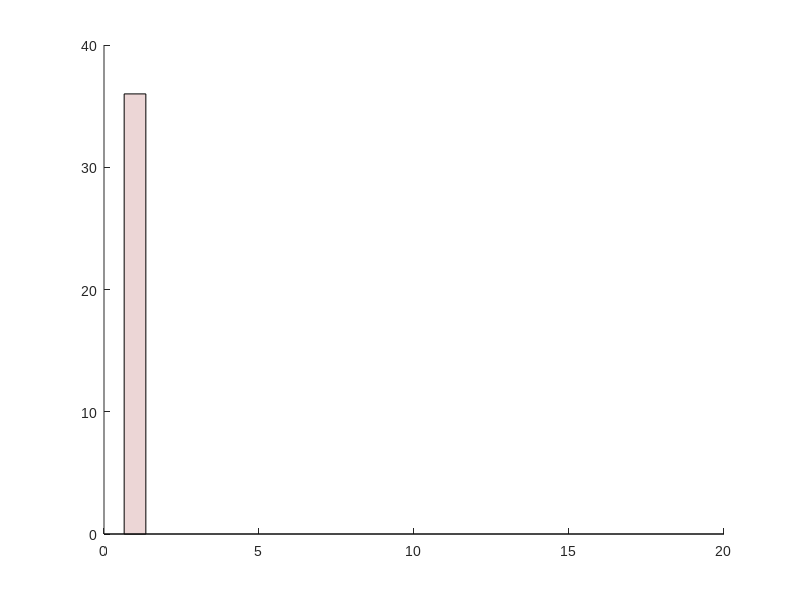

This figure's MATLAB source: (Note: this script raises an error after producing the figure.)

load('mle_mat_all.mat')

n_model = size(mle_mat_all,2);

mle_mat_all(4,:) = nan(1,n_model);
mle_mat_all(32,:) = nan(1,n_model);
mle_mat_all(36,:) = nan(1,n_model);

AIC_all = 2*mle_mat_all + 2*[3, 5, 5, 7,    5, 7, 7, 9,     8, 10, 10, 12]; %mle is NLL

[highest_acc_pp,best_model_ind_pp] = min(AIC_all,[],2);
[val]=hist(best_model_ind_pp,1:1:n_model);

% Legend
legend_all{1} = 'thompson';
legend_all{2} = 'thompson + \epsilon';
legend_all{3} = 'thompson + \eta';
legend_all{4} = 'thompson + \epsilon + \eta';

legend_all{5} = 'UCB';
legend_all{6} = 'UCB + \epsilon';
legend_all{7} = 'UCB + \eta';
legend_all{8} = 'UCB + \epsilon + \eta';

legend_all{9} = 'hybrid';
legend_all{10} = 'hybrid + \epsilon';
legend_all{11} = 'hybrid + \eta';
legend_all{12} = 'hybrid + \epsilon + \eta';

% Figure
figure('Color','w');
set(gcf,'Unit','centimeters','OuterPosition',[0 0 10 10]);
set(gca,'FontName','Arial','FontSize',10)
hold on

col_(1,:) = [0.925490200519562 0.839215695858002 0.839215695858002];

x = 1:n_model+2;
x =[x(1:1+3), x(6:6+3) x(11:11+3)];

b = bar(x,val,'FaceColor',col_(1,:),'BarWidth',.7);  hold on;

txt_val = val';
ind_notnul = find(val~=0);

text(x(ind_notnul),val(ind_notnul),num2str(txt_val(ind_notnul)),'vert','bottom','horiz','center'); 
box off

ylabel('Number of subjects','FontName','Arial','Fontweight','bold','FontSize',11);
set(gca,'YTick',0:10:100)
ylim([0  39])

xticks(x);
xticklabels([legend_all(1:4), legend_all(5:8), legend_all(9:12)]);
xlim([0,n_model+3])

xtickangle(45)

% Export
addpath('../../export_fig')
export_fig(['./fig/Fig_model_comparison_AIC_per_pp.png'],'-nocrop','-r200')